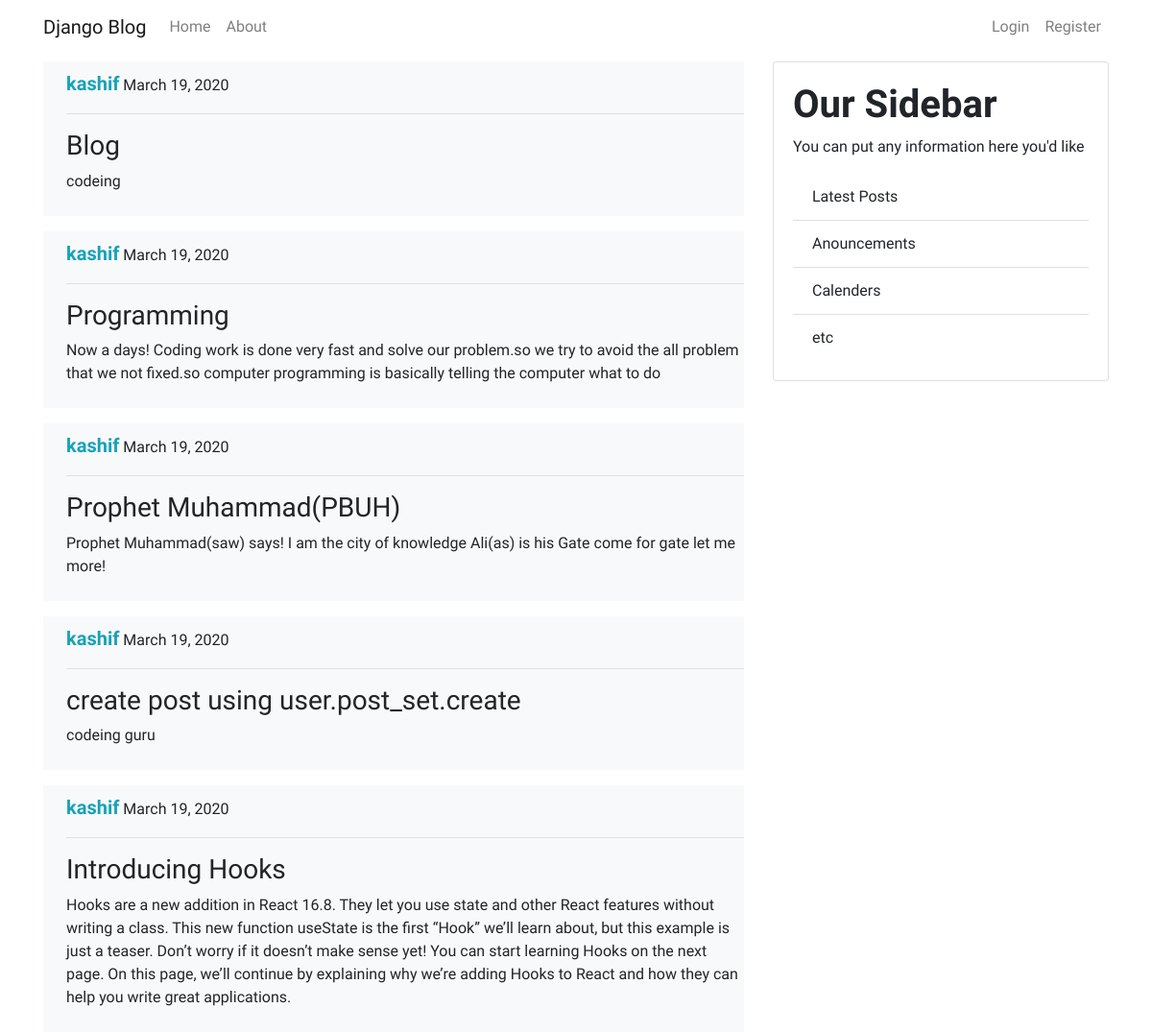
The page / on the database its author committed.
### blog/models.py (models this page shows, shortened)
class Post(models.Model):
    title = models.CharField(max_length=200)
    content = models.TextField()
    date_posted = models.DateTimeField(default=timezone.now)
    author      = models.ForeignKey(User,on_delete=models.CASCADE)

### blog/views.py (the view)
# urls.py: path(''      , views.home , name="blog-home" ),
def home(request):
    context = {
        'posts':Post.objects.all()
    }
    return render(request,'blog/home.html',context)

### blog/templates/blog/home.html (shortened to what this page needs)
{% extends 'blog/base.html' %}
{% block content %}
  {% for post in posts %}
    <div class="bg-light mt-3 " >
      <div class="pl-4 pb-2 pt-2  ">
        <strong class="text-info " >{{ post.author }}</strong>  {{ post.date_posted|date:'F d, Y' }} <hr>
        <h3>{{ post.title }}</h3>
        <p>{{ post.content }} </p>
      </div>
    </div>
  {% endfor %}
{% endblock content %}

### blog/templates/blog/base.html (shortened to what this page needs)
{% load static %}
<!DOCTYPE html>
<html lang="en">
<head>
  <link rel="stylesheet" type="text/css" href="{% static 'blog/css/bootstrap.min.css' %}">
  <link rel="stylesheet" type="text/css" href="{% static 'blog/css/style.css'%}">
</head>
<body>
  <div class="container-fluid">
    <header >
      <nav class="navbar navbar-expand-lg fixed-top  navbar-light " >
        <div class="container">
          <a href="#" class="navbar-brand">Django Blog</a>
        <div class="collapse navbar-collapse"  id="navBar" >
          <ul class="navbar-nav mr-auto">
            <li class="nav-item">
              <a href="{% url 'blog-home' %}" class="nav-link">Home</a>
            </li>
            <li class="nav-item">
              <a href="{% url 'blog-about' %}" class="nav-link">About</a>
            </li>
          </ul>
          <div class="form-inline navbar-nav  my-lg-0">
            {% if user.is_authenticated  %}
              <li class="nav-item">
                <a href="{% url 'profile' %}" class="nav-link">Profile</a>
              </li>
              <li class="nav-item">
                <a href="{% url 'logout' %}" class="nav-link">Logout</a>
              </li>
            {%else%}
              <li class="nav-item">
                <a href="{%  url 'login' %}" class="nav-link">Login</a>
              </li>
              <li class="nav-item">
                <a href="{% url 'register' %}" class="nav-link" >Register</a>
              </li>
            {%endif%}
          </div>
        </div>
        </div>
      </nav>
    </header>
    <div class="container mt-5"  >
      <div class="row">
        <div class="col-12 col-sm-8 col-md-8 col-lg-8 col-xl-8 ">
          {% block content %} {% endblock content %}
        </div>
        <div class="col-12 col-sm-4 col-md-4 col-lg-4 col-xl-4">
          <div class="card mt-3">
            <div class="card-body">
              <h1 class="font-weight-bold">Our Sidebar</h1>
              <p>You can put any information here you'd like</p>
              <ul class="list-group list-group-flush" >
                <li class="list-group-item" >Latest Posts</li>
                <li class="list-group-item" >Anouncements</li>
                <li class="list-group-item" >Calenders</li>
                <li class="list-group-item" >etc</li>
              </ul>
            </div>
          </div>
        </div>
      </div>
    </div>
  </div>
</body>
</html>

### blog/static/blog/css/style.css (style rules this page uses)
body { font-family: 'Barlow Condensed', sans-serif; background-color:white; }
strong { font-size: 20px; }

### rows shown on the page
Post: author "kashif", date_posted "March 19, 2020", title "Blog", content "codeing"
Post: author "kashif", date_posted "March 19, 2020", title "Programming", content "Now a days! Coding work is done very fast and solve our problem.so we try to avoid the all problem that we not fixed.so computer programming is basically telling the computer what to do"
Post: author "kashif", date_posted "March 19, 2020", title "Prophet Muhammad(PBUH)", content "Prophet Muhammad(saw) says! I am the city of knowledge Ali(as) is his Gate come for gate let me more!"
Post: author "kashif", date_posted "March 19, 2020", title "create post using user.post_set.create", content "codeing guru"
Post: author "kashif", date_posted "March 19, 2020", title "Introducing Hooks", content "Hooks are a new addition in React 16.8. They let you use state and other React features without writing a class. This new function useState is the first “Hook” we’ll learn about, but this example is just a teaser. Don’t worry if it doesn’t make sense yet! You can start learning Hooks on the next page. On this page, we’ll continue by explaining why we’re adding Hooks to React and how they can help you write great applications."
